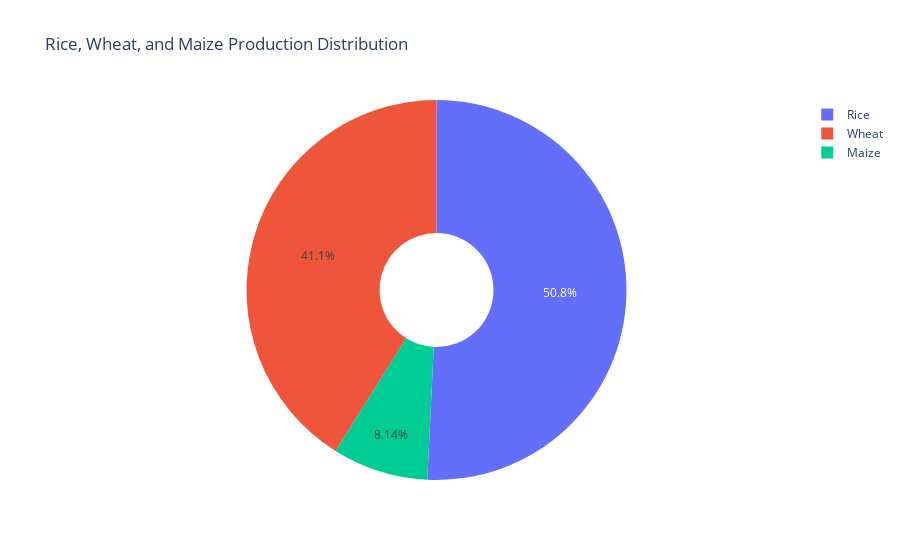

The code cell stored with this chart in its notebook:
### Markdown cell above
Impact of Area Cultivated on Production (Rice, Wheat, Maize)

### Code cell
# Aggregate total production for Rice, Wheat, and Maize
crop_totals = {
    'Rice': df['RICE_PRODUCTION_1000_tons'].sum(),
    'Wheat': df['WHEAT_PRODUCTION_1000_tons'].sum(),
    'Maize': df['MAIZE_PRODUCTION_1000_tons'].sum()
}

# Convert to DataFrame for visualization
crop_df = pd.DataFrame(list(crop_totals.items()), columns=['Crop', 'Production (1000 tons)'])

# Plot pie chart
fig = px.pie(
    crop_df, 
    names='Crop', 
    values='Production (1000 tons)', 
    title='Rice, Wheat, and Maize Production Distribution',
    hole=0.3
)

fig.show()

### Figure 1 — Plotly figure (JSON) as saved in the notebook; plotly's stock layout.template omitted (floating-point values rounded to 4 significant figures)
{"data": [{"domain": {"x": [0, 1], "y": [0, 1]}, "hole": 0.3, "hovertemplate": "Crop=%{label}<br>Production (1000 tons)=%{value}<extra></extra>", "labels": ["Rice", "Wheat", "Maize"], "legendgroup": "", "name": "", "showlegend": true, "type": "pie", "values": [3631000000.0, 2939000000.0, 582100000.0]}], "layout": {"legend": {"tracegroupgap": 0}, "title": {"text": "Rice, Wheat, and Maize Production Distribution"}}}
